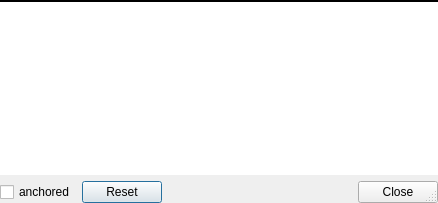
<?xml version="1.0" encoding="UTF-8"?>
<ui version="4.0">
 <class>TalipotLogger</class>
 <widget class="QDialog" name="TalipotLogger">
  <property name="geometry">
   <rect>
    <x>0</x>
    <y>0</y>
    <width>438</width>
    <height>203</height>
   </rect>
  </property>
  <property name="windowTitle">
   <string>Talipot Message Log</string>
  </property>
  <property name="styleSheet">
   <string notr="true"/>
  </property>
  <property name="sizeGripEnabled">
   <bool>true</bool>
  </property>
  <property name="modal">
   <bool>false</bool>
  </property>
  <layout class="QVBoxLayout" name="verticalLayout">
   <property name="leftMargin">
    <number>0</number>
   </property>
   <property name="topMargin">
    <number>0</number>
   </property>
   <property name="rightMargin">
    <number>0</number>
   </property>
   <property name="bottomMargin">
    <number>0</number>
   </property>
   <item>
    <widget class="QFrame" name="frame">
     <property name="autoFillBackground">
      <bool>false</bool>
     </property>
     <property name="styleSheet">
      <string notr="true">QFrame {
	border-top: 1px solid black;
}</string>
     </property>
     <layout class="QVBoxLayout" name="verticalLayout_2">
      <property name="leftMargin">
       <number>0</number>
      </property>
      <property name="topMargin">
       <number>0</number>
      </property>
      <property name="rightMargin">
       <number>0</number>
      </property>
      <property name="bottomMargin">
       <number>0</number>
      </property>
      <item>
       <widget class="QListWidget" name="listWidget">
        <property name="frameShape">
         <enum>QFrame::NoFrame</enum>
        </property>
        <property name="editTriggers">
         <set>QAbstractItemView::CurrentChanged|QAbstractItemView::DoubleClicked</set>
        </property>
        <property name="alternatingRowColors">
         <bool>true</bool>
        </property>
        <property name="selectionMode">
         <enum>QAbstractItemView::ExtendedSelection</enum>
        </property>
        <property name="resizeMode">
         <enum>QListView::Adjust</enum>
        </property>
        <property name="selectionRectVisible">
         <bool>true</bool>
        </property>
       </widget>
      </item>
     </layout>
    </widget>
   </item>
   <item>
    <layout class="QHBoxLayout" name="horizontalLayout">
     <item>
      <widget class="QCheckBox" name="anchoredCB">
       <property name="toolTip">
        <string>Anchor the Message log window to the main Talipot window</string>
       </property>
       <property name="text">
        <string>anchored</string>
       </property>
       <property name="checked">
        <bool>false</bool>
       </property>
      </widget>
     </item>
     <item>
      <widget class="QDialogButtonBox" name="buttonBox">
       <property name="standardButtons">
        <set>QDialogButtonBox::Close|QDialogButtonBox::Reset</set>
       </property>
       <property name="centerButtons">
        <bool>false</bool>
       </property>
      </widget>
     </item>
    </layout>
   </item>
  </layout>
 </widget>
 <resources/>
 <connections>
  <connection>
   <sender>buttonBox</sender>
   <signal>rejected()</signal>
   <receiver>TalipotLogger</receiver>
   <slot>hide()</slot>
   <hints>
    <hint type="sourcelabel">
     <x>199</x>
     <y>273</y>
    </hint>
    <hint type="destinationlabel">
     <x>199</x>
     <y>149</y>
    </hint>
   </hints>
  </connection>
 </connections>
</ui>
